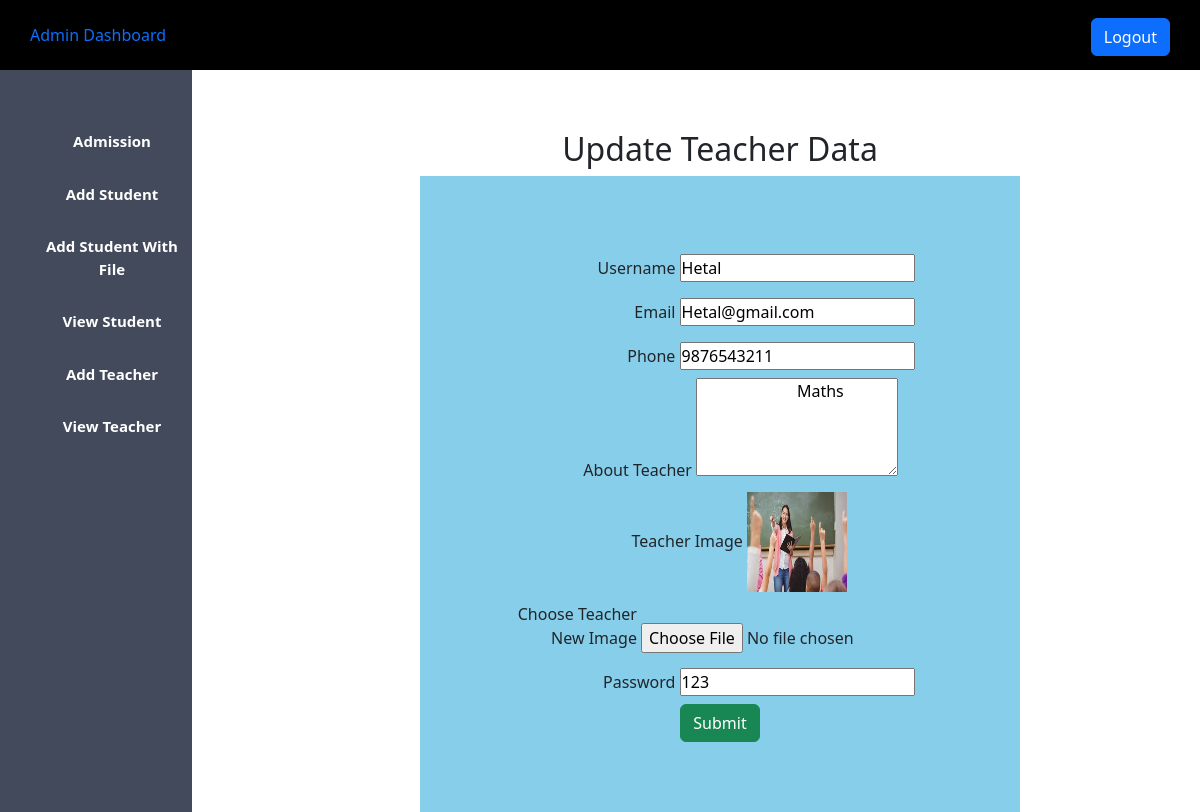
/admin_update_teacher.php?teacher_id=16 (signed in), run on the app's committed database.
### tables this page shows
CREATE TABLE `user` (
  `id` int(11) NOT NULL,
  `username` varchar(50) DEFAULT NULL,
  `phone` bigint(20) DEFAULT NULL,
  `email` varchar(50) DEFAULT NULL,
  `usertype` varchar(50) DEFAULT NULL,
  `password` varchar(50) DEFAULT NULL,
  `description` varchar(100) DEFAULT NULL,
  `image` varchar(40) DEFAULT NULL
);

### admin_update_teacher.php (the view, shortened to what this page needs)
<?php
$host = "localhost";
$user = "root";
$password = "";
$db = "lms_db";
$data = mysqli_connect($host, $user, $password, $db);
if ($_GET['teacher_id']) {
    $t_id = $_GET['teacher_id'];
    $sql = "SELECT * FROM user WHERE id = '$t_id' ";
    $result = mysqli_query($data, $sql);
    $info = $result->fetch_assoc();
}
?>
<!DOCTYPE html>
<html lang="en">
<head>
    <?php
    include('admin_css.php');
    ?>
</head>
<body>
    <?php
    include('admin_sidebar.php');
    ?>
    <div class="content">
        <center>
            <h2>Update Teacher Data</h2>
            <form action="admin_update_teacher.php" method="POST" class="form_deg" enctype="multipart/form-data">
                <div>
                    <label>Username</label>
                    <input type="text" name="name" value="<?php echo "{$info['username']}"; ?>" required>
                </div>
                <div>
                    <label>Email</label>
                    <input type="email" name="email" value="<?php echo "{$info['email']}"; ?>" required>
                </div>
                <div>
                    <label>Phone</label>
                    <input type="number" name="phone" value="<?php echo "{$info['phone']}"; ?>" required>
                </div>
                <div>
                    <label>About Teacher</label>
                    <textarea name="description" rows="4" required>
                        <?php echo "{$info['description']}"; ?>
                    </textarea>
                </div>
                <div>
                    <label>Teacher Image</label>
                    <img width="100px" height="100px" src="<?php echo "{$info['image']}";  ?>">
                </div>
                <div>
                    <label>Choose Teacher New Image</label>
                    <input type="file" name="image">
                </div>
                <div>
                    <label>Password</label>
                    <input type="text" name="password" value="<?php echo "{$info['password']}"; ?>" required>
                </div>
                <div>
                    <input type="submit" class="btn btn-success" name="update_teacher">
                </div>
            </form>
        </center>
    </div>
</body>
</html>

### css/admin.css (style rules this page uses)
* { margin: 0px; padding: 0px; }
.content { margin-left: 20%; margin-top: 5%; }

### admin_update_teacher.php (style rules this page uses)
label { display: inline-block; width: 150px; text-align: right; padding-top: 10px; padding-bottom: 10px; }
.form_deg { background-color: skyblue; width: 600px; padding-top: 70px; padding-bottom: 70px; }

### data on the page
user: name "Hetal", email "Hetal@gmail.com", phone "9876543211", description "Maths", image (picture), password "123"
